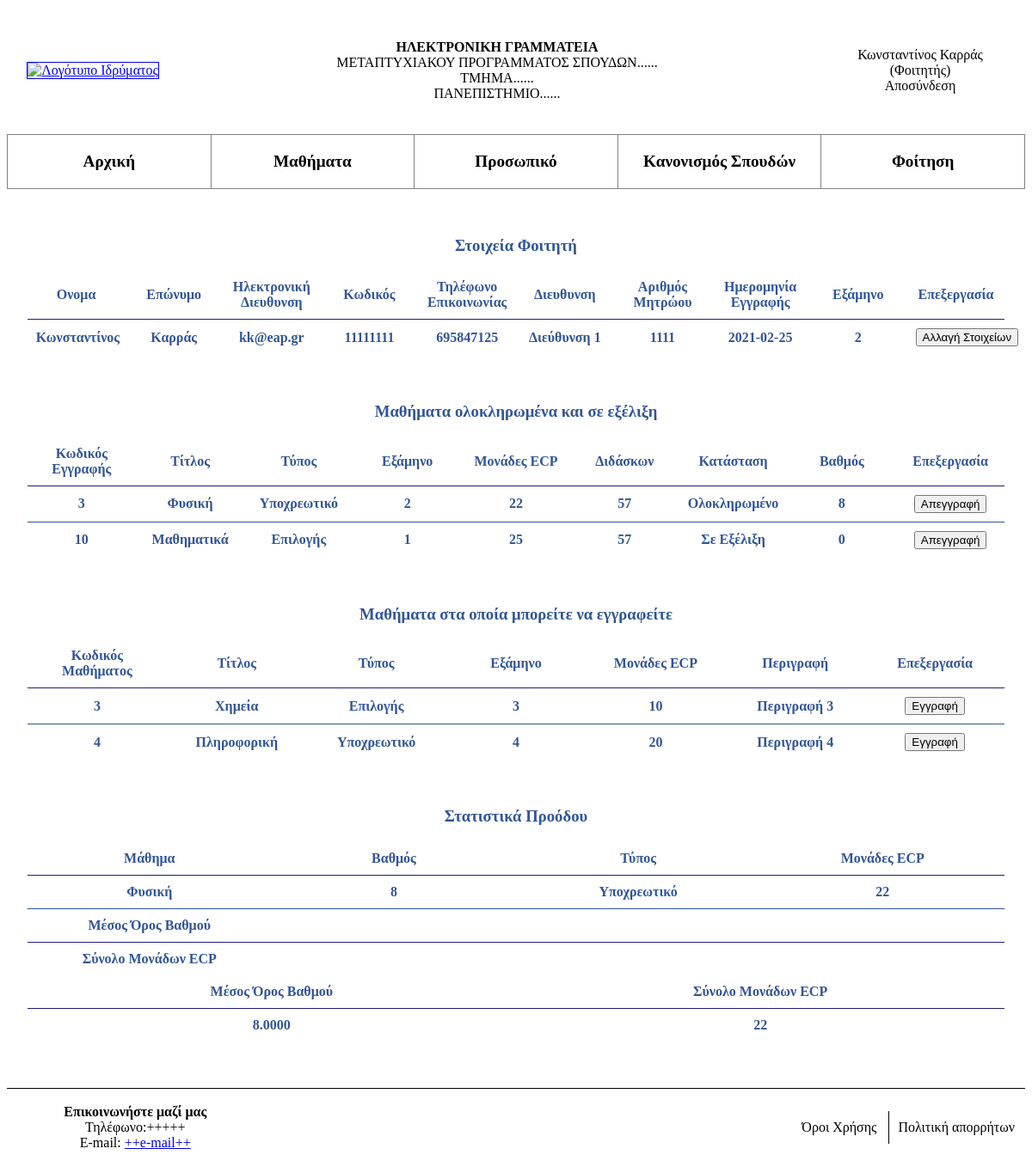
Screenshot of /student_controller.php (signed in) with the database file from the repository.
### tables this page shows
CREATE TABLE IF NOT EXISTS `semester` (
  `semester_id` int(2) NOT NULL,
  `semester` varchar(20) NOT NULL,
  `user_fk` int(10) NOT NULL,
  PRIMARY KEY (`semester_id`,`user_fk`),
  KEY `user_fk` (`user_fk`)
);

CREATE TABLE IF NOT EXISTS `users` (
  `user_id` int(10) NOT NULL AUTO_INCREMENT,
  `name` varchar(15) NOT NULL,
  `last_name` varchar(20) NOT NULL,
  `email` varchar(25) NOT NULL,
  `password` varchar(15) NOT NULL,
  `role` varchar(25) NOT NULL,
  `mobile` int(14) DEFAULT NULL,
  `address` varchar(50) DEFAULT NULL,
  `registry` int(15) NOT NULL,
  `registration_date` date NOT NULL,
  PRIMARY KEY (`user_id`),
  UNIQUE KEY `email` (`email`),
  UNIQUE KEY `password` (`password`),
  UNIQUE KEY `registry` (`registry`)
);

CREATE TABLE IF NOT EXISTS `enrollment` (
  `enrollment_id` int(10) NOT NULL AUTO_INCREMENT,
  `grade` int(2) DEFAULT NULL,
  `status` varchar(20) NOT NULL,
  `user_fk` int(10) NOT NULL,
  `course_fk` int(11) NOT NULL,
  PRIMARY KEY (`enrollment_id`),
  KEY `user_fk` (`user_fk`),
  KEY `course_fk` (`course_fk`)
);

CREATE TABLE IF NOT EXISTS `courses` (
  `course_id` int(11) NOT NULL,
  `title` varchar(15) NOT NULL,
  `type` varchar(20) NOT NULL,
  `description` varchar(70) NOT NULL,
  `semester` enum('1','2','3','4') NOT NULL,
  `ecp` int(2) NOT NULL,
  `user_tc` int(10) NOT NULL,
  UNIQUE KEY `course_id` (`course_id`,`user_tc`) USING BTREE,
  KEY `use_tc` (`user_tc`) USING BTREE
);

### student_controller.php (the view, shortened to what this page needs)
<!DOCTYPE html>
<html>
<head>
<link href="/style.css" rel="stylesheet" type="text/css" />
</head>
<body>
<?php
include "header.php";
include "menu.php";
$id = $_SESSION['id'];
?>
<br/><br/>
<h3 style= "text-align: center; color:#315597;">Στοιχεία Φοιτητή</h3>
	<table width= "96%" border= "1px solid black"  class= "table-info " >
			<tr><th>Ονομα</th>
            <th>Επώνυμο</th>
            <th>Ηλεκτρονική Διευθυνση</th>
            <th>Κωδικός</th>
            <th>Τηλέφωνο Επικοινωνίας</th>
			<th>Διευθυνση</th>
			<th>Αριθμός Μητρώου</th>
			<th>Ημερομηνία Εγγραφής</th>
			<th>Εξάμηνο</th>
			<th>Επεξεργασία</th>
			</tr>
		<?php
		$results = mysqli_query($con, "SELECT * FROM users JOIN semester ON users.user_id = semester.user_fk WHERE  user_id = $id");
		$row = mysqli_fetch_assoc($results);?>
	        <tr>
                <td><?php echo $row['name'];?></td>
                <td><?php echo $row['last_name'];?></td>
                <td><?php echo $row['email'];?></td>
				<td contenteditable='true'><?php echo $row['password'];?></td>
                <td contenteditable='true'><?php echo $row['mobile'];?></td>
                <td contenteditable='true'><?php echo $row['address'];?></td>
                <td><?php echo $row['registry'];?></td>
                <td><?php echo $row['registration_date'];?></td>
                <td><?php echo $row['semester'];?></td>
				<td><button id="id" value="<?php echo $id;?>" type="button" onclick="action(this);" >Αλλαγή Στοιχείων</button>
            </tr>
	</table>
	<br/><br/>
	<h3 style= "text-align: center; color:#315597;">Μαθήματα ολοκληρωμένα και σε εξέλιξη</h3>
	<table id="info" width= "96%" border= "1px solid black"  class= "table-info">
			<tr>
			<th>Κωδικός Εγγραφής</th>
			<th>Τίτλος</th>
            <th>Τύπος</th>
            <th>Εξάμηνο</th>
			<th>Μονάδες ECP</th>
			<th>Διδάσκων</th>
			<th>Κατάσταση</th>
			<th>Βαθμός</th>
			<th>Επεξεργασία</th>
			</tr>
		<?php
		$results = mysqli_query($con, "SELECT * FROM enrollment JOIN courses ON enrollment.course_fk = courses.course_id WHERE user_fk = $id");
		while($row = mysqli_fetch_array($results)):;?>
	        <tr>
				<td><?php echo $row['enrollment_id'];?></td>
                <td><?php echo $row['title'];?></td>
                <td><?php echo $row['type'];?></td>
                <td><?php echo $row['semester'];?></td>
                <td><?php echo $row['ecp'];?></td>
				<td><?php echo $row['user_tc'];?></td>
				<td><?php echo $row['status'];?></td>
                <td><?php echo $row['grade'];?></td>
				<td><button type="button" onclick="action(this);" >Απεγγραφή</button>
            </tr>
	<?php endwhile;?>
</table>
	<br/><br/>
	<h3 style= "text-align: center; color:#315597;">Μαθήματα στα οποία μπορείτε να εγγραφείτε</h3>
	<table id="info" width= "96%" border= "1px solid black"  class= "table-info">
			<tr>
			<th>Κωδικός Μαθήματος</th>
			<th>Τίτλος</th>
            <th>Τύπος</th>
            <th>Εξάμηνο</th>
			<th>Μονάδες ECP</th>
			<th>Περιγραφή</th>
			<th>Επεξεργασία</th>
			</tr>
		<?php
		$results = mysqli_query($con, "SELECT * FROM courses
										LEFT JOIN enrollment ON course_id = enrollment.course_fk AND enrollment.user_fk = $id
										WHERE user_fk IS NULL
										");
		while($row = mysqli_fetch_array($results)):;?>
	        <tr>
				<td><?php echo $row['course_id'];?></td>
                <td><?php echo $row['title'];?></td>
                <td><?php echo $row['type'];?></td>
                <td><?php echo $row['semester'];?></td>
                <td><?php echo $row['ecp'];?></td>
				<td><?php echo $row['description'];?></td>
				<td><button id="idenr" value="<?php echo $id;?>" type="button" onclick="action(this);" >Εγγραφή</button>
            </tr>
	<?php endwhile;?>
</table>
				<br/><br/>
	<h3 style= "text-align: center; color:#315597;">Στατιστικά Προόδου</h3>
	<table id="info" width= "96%" border= "1px solid black"  class= "table-info">
			<tr>
			<th>Μάθημα</th>
			<th>Βαθμός</th>
            <th>Τύπος</th>
			<th>Μονάδες ECP</th>
			</tr>
	<?php
		$results = mysqli_query($con, "SELECT * FROM enrollment JOIN courses ON enrollment.course_fk = courses.course_id WHERE user_fk = $id AND enrollment.status = 'Ολοκληρωμένο'");
		while($row = mysqli_fetch_array($results)):;?>
	        <tr>
				<td><?php echo $row['title'];?></td>
                <td><?php echo $row['grade'];?></td>
                <td><?php echo $row['type'];?></td>
                <td><?php echo $row['ecp'];?></td>
            </tr>
	<?php endwhile;?>
			<tr><th>Μέσος Όρος Βαθμού</th><th></th><th></th><th></th></tr>
			<tr><th>Σύνολο Μονάδων ECP</th><th></th><th></th><th></th></tr>
	</table>
		<table id="info" width= "96%" border= "1px solid black"  class= "table-info">
		<tr>
		<th>Μέσος Όρος Βαθμού</th>
		<th>Σύνολο Μονάδων ECP</th>
		</tr>
	<?php
		$results1 = mysqli_query($con, "SELECT AVG(grade) AS value  FROM enrollment WHERE user_fk = $id AND status = 'Ολοκληρωμένο'");
		$row1 = mysqli_fetch_object($results1);
		$results2 = mysqli_query($con, "SELECT SUM(ecp) AS value FROM enrollment JOIN courses ON enrollment.course_fk = courses.course_id WHERE enrollment.user_fk = $id AND status = 'Ολοκληρωμένο'");
		$row2 = mysqli_fetch_object($results2);
		?>
	        <tr>
			<td><?php echo $row1->value;?></td>
			<td><?php echo $row2->value;?></td>
            </tr>
		</table>
<br/><br/><br/>
<?php
include "footer.php";
?>
</body>
</html>

### header.php (shortened to what this page needs)
		<?php
	    if (isset($_SESSION['user_info'])) {
			$user_info = $_SESSION['user_info'];
			$user_option = 'Αποσύνδεση';
			$redirect = './logout.php';
		} else {
			$user_info = '';
			$user_option = 'Είσοδος';
			$redirect = './login.php';
		}
		?>
<html>
	<table width= "100%" cellpadding= "20px" style= "text-align: center;">
		<td>
		<a href = "./index.php">
		<img  border="1" width="200" height="160" src = "./images/logo.png" alt= "Λογότυπο Ιδρύματος"> </a>	</td>
		<td width="700" >
		<p><b>ΗΛΕΚΤΡΟΝΙΚΗ ΓΡΑΜΜΑΤΕΙΑ</b><br>
			ΜΕΤΑΠΤΥΧΙΑΚΟΥ ΠΡΟΓΡΑΜΜΑΤΟΣ ΣΠΟΥΔΩΝ......<br>
			ΤΜΗΜΑ......<br>
			ΠΑΝΕΠΙΣΤΗΜΙΟ......</p></td>
		<td width="200" ><?= $user_info ?></br><a class="this" href = <?= $redirect ?>><?=$user_option?></a></td>
	</table>
</html>

### menu.php (shortened to what this page needs)
<!DOCTYPE html>
<html>
<link rel="stylesheet" href="./style.css">
<?php
	if (isset($_SESSION['user_info'])) {
		$style_var = 'dropdown-items-integrated';
			if ($_SESSION['role'] == "Διδακτικό Προσωπικό") {
			$user_action_link = './educational_controller.php';
			$user_option = 'Διδασκαλία';
			} else if ($_SESSION['role'] == 'Γραμματεία') {
			$user_action_link = './administration_controller.php';
			$user_option = 'Διαχείριση';
			} else {
			$user_action_link = './student_controller.php';
			$user_option = 'Φοίτηση';
			}
	} else {
		$style_var = 'dropdown-items';
	}
?>
<body>
	<table border= "1px" width="100%" cellpadding= "20px" class= "table-menu">
		<td ><a class="this" href="./index.php">Αρχική</a></td>
        <td ><a class="this" href="./courses.php">Μαθήματα</a></td>
		<td  class= "dropdown"> Προσωπικό</td>
		<td ><a class="this" href="./study regulations.php">Κανονισμός  Σπουδών</a></td>
	    <?php if (isset($_SESSION['user_info'])): ?>
		<td><a class="this" href = <?= $user_action_link ?>><?=$user_option ?></a></td>
		<?php endif; ?>
	</table>
</body>
</html>

### footer.php
<!DOCTYPE html>
<html>
<body>
		<table width="100%" cellpadding= "0px 10px 10px 3px" style= "border-top: 1px solid black;">
		<td align= "center" width= "25%"><p><b>Επικοινωνήστε μαζί μας</b><br>Τηλέφωνο:+++++<br>E-mail:
		<a href="mailto:toid@example.com?Subject=subject here&Body=bodytext">++e-mail++</a><p></td>
		<td align= "right">
		<ul><li style= "display:inline-block; padding: 10px;"><a class="this" href = "./terms of use.php">Όροι Χρήσης</a></li>
		<li style= "display:inline-block; border-left: 1px solid black;  padding: 10px;"><a class="this" href = "./privacy policy.php">Πολιτική απορρήτων</a></li></td></ul>
		</table>
</body>
</html>

### style.css (style rules this page uses)
a.this:link { color: black; background-color: transparent; text-decoration: none; }
.dropdown { padding: 0px; }
.table-info { margin-left:auto; margin-right:auto; border-collapse:collapse; color: #315597; border-style: hidden; table-layout:fixed; }
.table-info td { font-weight: bold; text-align: center; border: 1px solid #315597; border-left: hidden; padding: 10px 10px; white-space: nowrap; margin: 20px; }
.table-info th { font-weight: bold; text-align: center; border: 1px solid #1d1e72; border-left: hidden; padding: 10px 10px; }
.table-menu { table-layout: fixed; text-align: center; border-collapse: collapse; font-size: 120%; font-weight: bold; }

### rows the page displays
semester: user_fk.name "Κωνσταντίνος", user_fk.last_name "Καρράς", user_fk.email "kk@eap.gr", user_fk.password "11111111", user_fk.mobile "695847125", user_fk.address "Διεύθυνση 1", user_fk.registry "1111", user_fk.registration_date "2021-02-25", semester "2"
enrollment: enrollment_id "3", course_fk.title "Φυσική", course_fk.type "Υποχρεωτικό", course_fk.semester "2", course_fk.ecp "22", course_fk.user_tc "57", status "Ολοκληρωμένο", grade "8"
enrollment: enrollment_id "10", course_fk.title "Μαθηματικά", course_fk.type "Επιλογής", course_fk.semester "1", course_fk.ecp "25", course_fk.user_tc "57", status "Σε Εξέλιξη", grade "0"
courses: course_id "3", title "Χημεία", type "Επιλογής", semester "3", ecp "10", description "Περιγραφή 3"
courses: course_id "4", title "Πληροφορική", type "Υποχρεωτικό", semester "4", ecp "20", description "Περιγραφή 4"

### other values shown
$user_info "Κωνσταντίνος Καρράς (Φοιτητής)"
$user_option "Αποσύνδεση"
$user_option "Φοίτηση"
$row1->value "8.0000"
$row2->value "22"
